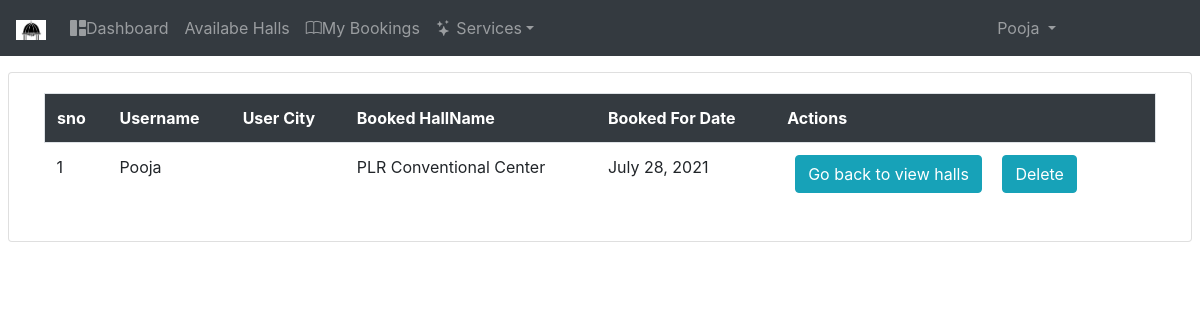
Screenshot of /booked/ (signed in) with the database file from the repository.
### HallBooking/models.py (models this page shows)
class User(AbstractUser):
	g = [('M','Male'),('F','Female'),('O','Others')]
	gender = models.CharField(max_length=10,choices=g)
	age = models.IntegerField(default=18)
	mobile_no = models.CharField(max_length=10)
	dob = models.DateField(null=True)
	pid_no=models.CharField(max_length=10)
	address_line1=models.CharField(max_length=200)
	address_line2=models.CharField(max_length=200)
	city=models.CharField(max_length=30)
	state=models.CharField(max_length=30)
	country=models.CharField(max_length=30)
	im = models.ImageField(upload_to="Profile_pics/",default="avatar.png")
	r = [(0,'guest'),(1,'user'),(2,'manager')]
	role = models.IntegerField(choices=r,default=0)

class AdHl(models.Model):
	name = models.CharField(max_length=100)
	address = models.CharField(max_length=70)
	contact = models.IntegerField(default="0000000000")
	landmark = models.CharField(max_length=50)
	h = [('Marriage','Marriage'),('Seminar','Seminar'),('Event','Event')]
	halltype = models.CharField(choices=h,max_length=10,default="Event")
	a = [('AC','Ac'),('Non-AC','Non-AC')]
	aircond = models.CharField(choices=a,max_length=10,default="Non-AC")
	ACHall_Amount = models.CharField(max_length=30,default="25000 per hour")
	NonACHall_Amount = models.CharField(max_length=30,default="20000 per hour")
	occupancy = models.IntegerField(null=True)
	rooms = models.IntegerField(default=0)
	ACRoom_Cost = models.CharField(max_length=30,default="5000 per hour")
	NonACRoom_Cost = models.CharField(max_length=30,default="3000 per hour")
	area = models.CharField(max_length=20)
	amount = models.IntegerField(default=300)
	status = models.CharField(max_length=50,default="Available")
	fil = models.ImageField(upload_to="Hall_Images/")
	add = models.ForeignKey(User,on_delete=models.CASCADE)

class Booking(models.Model):
	contact = models.IntegerField()
	your_address = models.CharField(max_length=70)
	occupation = models.CharField(max_length=30)
	rooms_needed = models.IntegerField(default=2)
	date = models.DateField(null=True)
	timings = models.CharField(max_length=30,default="AM to PM")
	noof_hours = models.IntegerField(default=3)
	hall_status = models.BooleanField(default=False)
	hll_id = models.ForeignKey(AdHl,on_delete=models.CASCADE)
	c = models.ForeignKey(User,on_delete=models.CASCADE)

### HallBooking/views.py (the view)
# urls.py: path('booked/',views.bookedhalls,name="bookedhalls"),
def bookedhalls(request):
	m = Booking.objects.filter(c_id=request.user.id)
	v = User.objects.filter(id=request.user.id)
	my = {}
	for k in v:
		my[k.id]=k.username,k.city
	mx = {}
	for j in m:
		mx[j.id]=j.c_id,j.hll_id_id,j.date,j.hall_status
	mv = {}
	t = AdHl.objects.all()
	z = 0
	for n in t:
		for x in mx.values():
			for p in my.values():
				if x[1] == n.id:
					mv[id] = n.id,n.name,n.address,x[2],x[3],p[0],p[1]
					z +=1
	print(mv)
	return render(request,'html/bookedhalls.html',{'y':mv.values})

### HallBooking/templates/html/bookedhalls.html (shortened to what this page needs)
{% extends 'html/base.html' %}
{% load static %}
{% block content %}
<body id="bg" style="background-image: url('{% static 'img/about5.jpg' %}');">
</body>
<div class="container-fluid mt-3">
	<div class="row">
		<div class="card col-md mx-2">
		<div class="card-body">
			<table class="table table-borderless" id="table_id">
				<tr class="bg-dark text-white border rounded">
					<th>sno</th>
					<th>Username</th>
					<th>User City</th>
					<th>Booked HallName</th>
					<th>Booked For Date</th>
					<th>Actions</th>
				</tr>
				{% for n in y %}
				<tr>
					<td>{{forloop.counter}}</td>
					<td>{{n.5}}</td>
					<td>{{n.6}}</td>
					<td>{{n.1}}</td>
					<td>{{n.3}}</td>
					<td><a href="{% url 'hlv'  %}" class="btn btn-info mx-2">Go back to view halls</a>
						<a href="{% url 'dtbkd' n.0  %}" class="btn btn-info mx-2">Delete</a></td>
				</tr>
				{% endfor %}
			</table>
		</div>
	</div>
</div>
{% endblock %}

### HallBooking/templates/html/navbar.html (shortened to what this page needs)
{% load static %}
<nav class="navbar navbar-expand-md bg-dark navbar-dark">
  <a class="navbar-brand" href="{% url 'hm' %}">
    <img src="{% static 'img/logo3.png' %}" alt="logo" style="width:30px;height:20px;">
  </a>
  <div class="collapse navbar-collapse" id="collapsibleNavbar">
    <ul class="navbar-nav">
      {% if not user.is_authenticated %}
      <li class="nav-item">
        <a class="nav-link" href="{% url 'hm' %}"><i class="bi bi-house-fill"></i>Home</a>
      </li>
      <li class="nav-item">
        <a class="nav-link" href="{% url 'ab' %}"><i class="bi bi-info-circle-fill"></i>About</a>
      </li>
      <li class="nav-item">
        <a class="nav-link" href="{% url 'cn' %}"><i class="bi bi-telephone-fill"></i></i>Contact</a>
      </li>
      <li class="nav-item">
        <a class="nav-link" href="{% url 'rg' %}">Registration</a>
      </li>
    {% elif user.role == 1 %}
    <li class="nav-item">
      <a class="nav-link" href="{% url 'dsh' %}"><i class="bi bi-grid-1x2-fill"></i>Dashboard</a>
    </li>
    <li class="nav-item">
        <a class="nav-link" href="{% url 'avh' %}">Availabe Halls</a>
    </li>
    <li class="nav-item">
        <a class="nav-link" href="{% url 'mybookings' %}"><i class="bi bi-book"></i>My Bookings</a>
    </li>
    <li class="dropdown">
      <a class="nav-link dropdown-toggle" type="button" data-toggle="dropdown"><i class="bi bi-stars"></i> Services</a>
    </li>
    {% endif %}
  </ul>
    <ul class="navbar-nav ml-auto" style="margin-right:120px">
      {% if not user.is_authenticated %}
      <li class="nav-item">
        <a class="nav-link" href="{% url 'lg' %}"><i class="bi bi-person-check-fill"></i>Login</a>
      </li>
      {% else %}
      <li class="dropdown">
      <a type="button" class="nav-link dropdown-toggle" data-toggle="dropdown">
         {{user.username}}
       </a>
    </li>
    {% endif %}
    </ul>
  </div>
</nav>

### HallBooking/static/css/comment.css (style rules this page uses)
#bg { background-repeat: no-repeat; background-size: 1800px 900px; background-position: top; background-attachment: fixed; }

### rows the page displays
User: username "Pooja", username "Pooja"
AdHl: name "PLR Conventional Center"
Booking: date "July 28, 2021"
